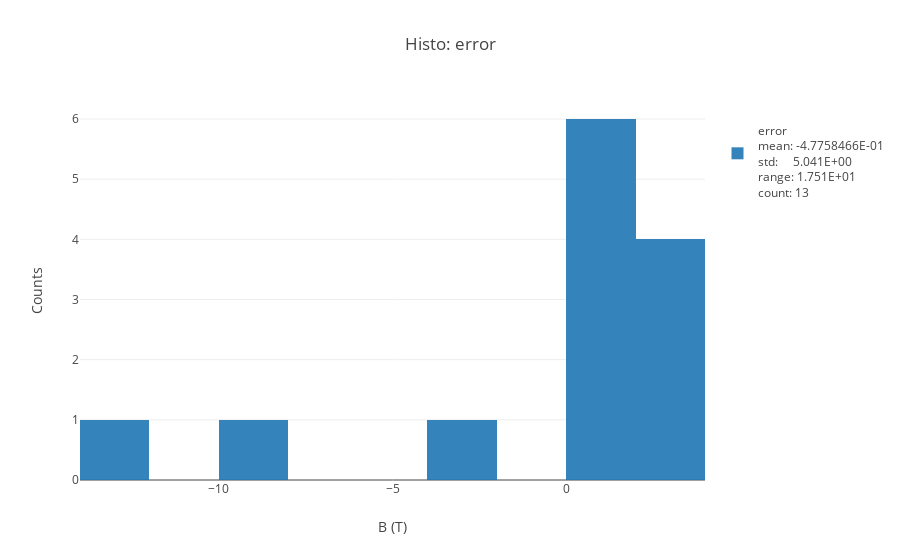

This figure's notebook cell:
### Code cell
histo(error_series,inline=True);

### Figure 1 — Plotly figure (JSON) as saved in the notebook; plotly's stock layout.template omitted (floating-point values rounded to 4 significant figures)
{"data": [{"name": "<br>error<br>mean: -4.7758466E-01<br>std:     5.041E+00<br>range: 1.751E+01<br>count: 13", "nbinsx": 10, "opacity": 0.9, "type": "histogram", "uid": "a3d33fcb-ff1a-46ac-a3f9-fcf37c3e276c", "x": [-8.549, -13.61, -2.512, 1.604, 2.54, 0.1216, 0.7627, 1.686, 1.653, 3.904, 1.69, 2.227, 2.272]}], "layout": {"barmode": "overlay", "showlegend": true, "title": "Histo: error", "xaxis": {"title": "B (T)"}, "yaxis": {"autorange": true, "title": "Counts", "type": "linear"}}}
